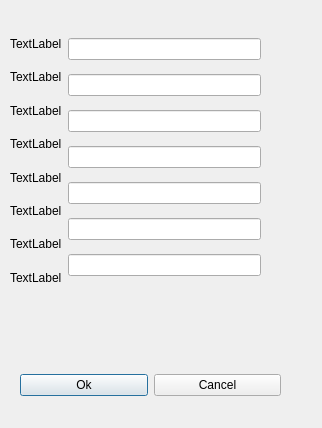
<?xml version="1.0" encoding="UTF-8"?>
<ui version="4.0">
 <class>scalerDialog</class>
 <widget class="QDialog" name="scalerDialog">
  <property name="geometry">
   <rect>
    <x>0</x>
    <y>0</y>
    <width>322</width>
    <height>428</height>
   </rect>
  </property>
  <property name="windowTitle">
   <string>Dialog</string>
  </property>
  <widget class="QWidget" name="horizontalLayoutWidget_11">
   <property name="geometry">
    <rect>
     <x>20</x>
     <y>370</y>
     <width>261</width>
     <height>30</height>
    </rect>
   </property>
   <layout class="QHBoxLayout" name="buttonLayout">
    <item>
     <widget class="QPushButton" name="okButton">
      <property name="text">
       <string>Ok</string>
      </property>
     </widget>
    </item>
    <item>
     <widget class="QPushButton" name="cancelButton">
      <property name="text">
       <string>Cancel</string>
      </property>
     </widget>
    </item>
   </layout>
  </widget>
  <widget class="QWidget" name="horizontalLayoutWidget">
   <property name="geometry">
    <rect>
     <x>10</x>
     <y>30</y>
     <width>251</width>
     <height>261</height>
    </rect>
   </property>
   <layout class="QHBoxLayout" name="horizontalLayout">
    <item>
     <layout class="QVBoxLayout" name="verticalLayout">
      <item>
       <widget class="QLabel" name="label">
        <property name="text">
         <string>TextLabel</string>
        </property>
       </widget>
      </item>
      <item>
       <widget class="QLabel" name="label_4">
        <property name="text">
         <string>TextLabel</string>
        </property>
       </widget>
      </item>
      <item>
       <widget class="QLabel" name="label_2">
        <property name="text">
         <string>TextLabel</string>
        </property>
       </widget>
      </item>
      <item>
       <widget class="QLabel" name="label_3">
        <property name="text">
         <string>TextLabel</string>
        </property>
       </widget>
      </item>
      <item>
       <widget class="QLabel" name="label_5">
        <property name="text">
         <string>TextLabel</string>
        </property>
       </widget>
      </item>
      <item>
       <widget class="QLabel" name="label_6">
        <property name="text">
         <string>TextLabel</string>
        </property>
       </widget>
      </item>
      <item>
       <widget class="QLabel" name="label_7">
        <property name="text">
         <string>TextLabel</string>
        </property>
       </widget>
      </item>
      <item>
       <widget class="QLabel" name="label_8">
        <property name="text">
         <string>TextLabel</string>
        </property>
       </widget>
      </item>
     </layout>
    </item>
    <item>
     <layout class="QVBoxLayout" name="verticalLayout_2">
      <item>
       <widget class="QLineEdit" name="lineEdit"/>
      </item>
      <item>
       <widget class="QLineEdit" name="lineEdit_2"/>
      </item>
      <item>
       <widget class="QLineEdit" name="lineEdit_3"/>
      </item>
      <item>
       <widget class="QLineEdit" name="lineEdit_4"/>
      </item>
      <item>
       <widget class="QLineEdit" name="lineEdit_5"/>
      </item>
      <item>
       <widget class="QLineEdit" name="lineEdit_6"/>
      </item>
      <item>
       <widget class="QLineEdit" name="lineEdit_7"/>
      </item>
     </layout>
    </item>
   </layout>
  </widget>
 </widget>
 <resources/>
 <connections/>
</ui>
